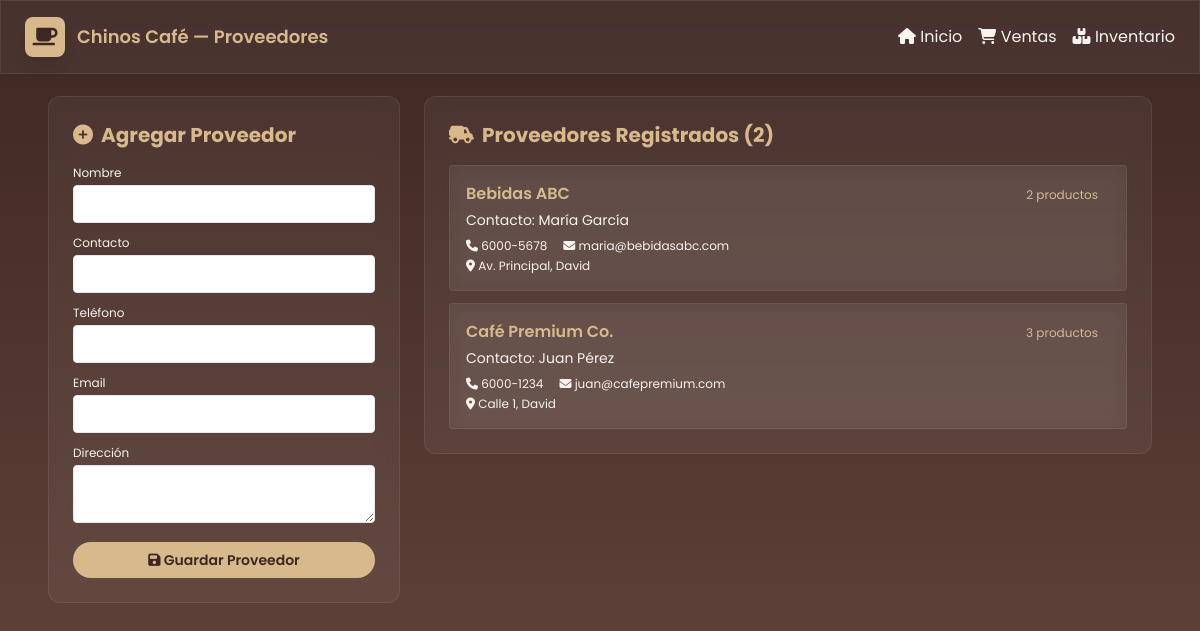
Page /proveedores.php on the committed database.
### tables this page shows
CREATE TABLE IF NOT EXISTS proveedores (
  id_proveedor INT AUTO_INCREMENT PRIMARY KEY,
  nombre VARCHAR(100) NOT NULL,
  contacto VARCHAR(100) NOT NULL,
  telefono VARCHAR(20),
  email VARCHAR(100),
  direccion TEXT,
  fecha_registro TIMESTAMP DEFAULT CURRENT_TIMESTAMP
);

### proveedores.php (the view, shortened to what this page needs)
<?php
$conn = getDB();
$proveedores = [];
$result = $conn->query("SELECT p.*,
  (SELECT COUNT(*) FROM inventario WHERE id_proveedor = p.id_proveedor) as productos
  FROM proveedores p ORDER BY nombre");
if ($result) {
  while ($row = $result->fetch_assoc()) {
    $proveedores[] = $row;
  }
}
?>
<!doctype html>
<html lang="es">
<head>
  <script src="https://cdn.tailwindcss.com"></script>
  <link rel="stylesheet" href="https://cdnjs.cloudflare.com/ajax/libs/font-awesome/6.5.0/css/all.min.css"/>
</head>
<body>
  <header class="fixed top-0 left-0 w-full z-50 glass">
    <nav class="max-w-7xl mx-auto px-6 py-4 flex items-center justify-between">
      <a href="index.php" class="flex items-center gap-3">
        <div class="w-10 h-10 bg-[var(--gold)] rounded-lg flex items-center justify-center text-[var(--coffee1)] text-xl shadow-lg">
          <i class="fa-solid fa-mug-saucer"></i>
        </div>
        <span class="font-semibold text-[var(--gold)] text-lg">Chinos Café — Proveedores</span>
      </a>
      <div class="flex items-center gap-4 text-[var(--cream)]/90">
        <a href="index.php" class="hover:text-[var(--gold)] transition"><i class="fas fa-home"></i> Inicio</a>
        <a href="ventas.php" class="hover:text-[var(--gold)] transition"><i class="fas fa-shopping-cart"></i> Ventas</a>
        <a href="inventario.php" class="hover:text-[var(--gold)] transition"><i class="fas fa-boxes-stacked"></i> Inventario</a>
      </div>
    </nav>
  </header>
  <main class="pt-24 max-w-6xl mx-auto px-6 pb-8">
    <div class="grid lg:grid-cols-3 gap-6">
      <div class="lg:col-span-1">
        <div class="p-6 rounded-xl glass">
          <h2 class="text-xl font-bold text-[var(--gold)] mb-4 flex items-center gap-2">
            <i class="fas fa-plus-circle"></i> Agregar Proveedor
          </h2>
          <form action="procesar_proveedor.php" method="POST" class="space-y-3">
            <div>
              <label class="block text-xs mb-1">Nombre</label>
              <input name="nombre" required class="w-full p-2 rounded bg-[var(--coffee3)]/40 border border-[var(--gold)]/20 text-[var(--cream)] text-sm">
            </div>
            <div>
              <label class="block text-xs mb-1">Contacto</label>
              <input name="contacto" required class="w-full p-2 rounded bg-[var(--coffee3)]/40 border border-[var(--gold)]/20 text-[var(--cream)] text-sm">
            </div>
            <div>
              <label class="block text-xs mb-1">Teléfono</label>
              <input type="tel" name="telefono" class="w-full p-2 rounded bg-[var(--coffee3)]/40 border border-[var(--gold)]/20 text-[var(--cream)] text-sm">
            </div>
            <div>
              <label class="block text-xs mb-1">Email</label>
              <input type="email" name="email" class="w-full p-2 rounded bg-[var(--coffee3)]/40 border border-[var(--gold)]/20 text-[var(--cream)] text-sm">
            </div>
            <div>
              <label class="block text-xs mb-1">Dirección</label>
              <textarea name="direccion" rows="2" class="w-full p-2 rounded bg-[var(--coffee3)]/40 border border-[var(--gold)]/20 text-[var(--cream)] text-sm"></textarea>
            </div>
            <button type="submit" class="w-full px-3 py-2 rounded-full bg-[var(--gold)] text-[var(--coffee1)] font-semibold hover:bg-amber-400 transition text-sm">
              <i class="fas fa-save"></i> Guardar Proveedor
            </button>
          </form>
        </div>
      </div>
      <div class="lg:col-span-2">
        <div class="p-6 rounded-xl glass">
          <h2 class="text-xl font-bold text-[var(--gold)] mb-4 flex items-center gap-2">
            <i class="fas fa-truck-field"></i> Proveedores Registrados (<?= count($proveedores) ?>)
          </h2>
          <div class="space-y-3">
            <?php foreach ($proveedores as $p): ?>
            <div class="p-4 rounded glass hover:bg-[var(--gold)]/5 transition">
              <div class="flex justify-between items-start">
                <div class="flex-1">
                  <h3 class="font-semibold text-[var(--gold)]"><?= htmlspecialchars($p['nombre']) ?></h3>
                  <p class="text-sm text-[var(--cream)]/70 mt-1">Contacto: <?= htmlspecialchars($p['contacto']) ?></p>
                  <div class="flex gap-4 mt-2 text-xs text-[var(--cream)]/60">
                    <?php if ($p['telefono']): ?>
                    <span><i class="fas fa-phone"></i> <?= htmlspecialchars($p['telefono']) ?></span>
                    <?php endif; ?>
                    <?php if ($p['email']): ?>
                    <span><i class="fas fa-envelope"></i> <?= htmlspecialchars($p['email']) ?></span>
                    <?php endif; ?>
                  </div>
                  <?php if ($p['direccion']): ?>
                  <p class="text-xs text-[var(--cream)]/50 mt-1"><i class="fas fa-map-marker-alt"></i> <?= htmlspecialchars($p['direccion']) ?></p>
                  <?php endif; ?>
                </div>
                <div class="text-right">
                  <span class="px-3 py-1 rounded-full bg-[var(--gold)]/20 text-[var(--gold)] text-xs">
                    <?= $p['productos'] ?> productos
                  </span>
                </div>
              </div>
            </div>
            <?php endforeach; ?>
          </div>
        </div>
      </div>
    </div>
  </main>
</body>
</html>

### proveedores.php (style rules this page uses)
:root { --coffee1: #3e2723; --coffee2: #5d4037; --coffee3: #795548; --cream: #f7f3ee; --gold: #d7b98c; }
body { font-family: 'Poppins', sans-serif; background: linear-gradient(180deg, var(--coffee1), var(--coffee2)); color: var(--cream); }
.glass { background: rgba(255,255,255,0.05); backdrop-filter: blur(10px); border: 1px solid rgba(255,255,255,0.08); }

### rows in the picture
proveedores: nombre "Bebidas ABC", contacto "María García", telefono "6000-5678", email "maria@bebidasabc.com", direccion "Av. Principal, David", productos "2"
proveedores: nombre "Café Premium Co.", contacto "Juan Pérez", telefono "6000-1234", email "juan@cafepremium.com", direccion "Calle 1, David", productos "3"

### other values in the picture
count($proveedores) "2"
